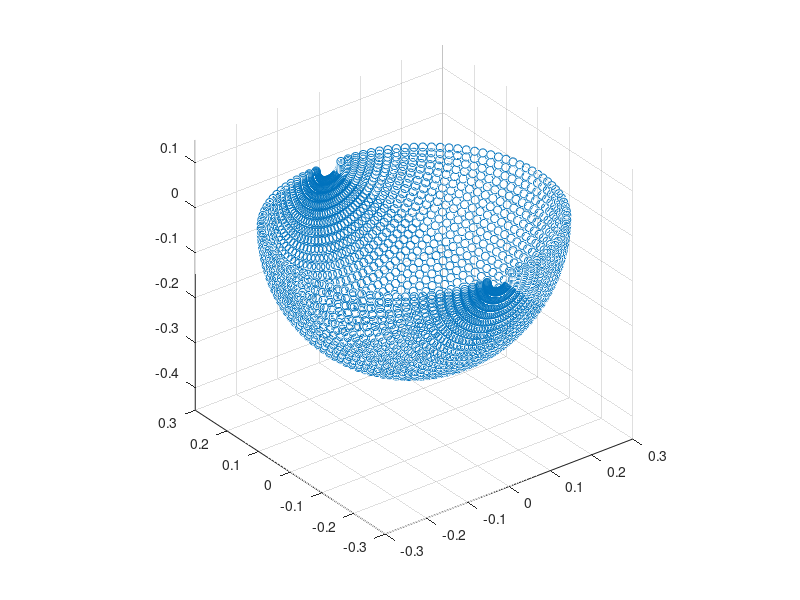

MATLAB code for this plot: (Note: this script raises an error after producing the figure.)
% RN@HMS Queen Elizabeth 
% 23/06/18
%%
clc
close all
clear all

%% 

a1 = 0.03 ;
alpha1 = 0; % TODO conside alpha as well..

n_step = 50;

phi_0 = -pi/2;
phi_t = pi/2;
delta_angle = (phi_t - phi_0)/n_step;

l1 = 0.3; % 30 cm
l2 = l1 - a1;

% Mimic the following process --
% Rotate J2 first, from its minimum. for delta_theta degrees, then let the
% arm to rotate about J1 axis from its minimum to maximum angles. This
% should yeild a circle with ite centre on the J1 axis. Suppose the origin
% of the base frame is (0 0 0), then the centre of the above mentioned
% circle should be (0, x*sin(theta), 0). Its radius should be
% DH_a1+x*sin(theta). 

pt_mat = [0 0 0];
n_row = 1;

for j2_step = 0:(n_step)
    
    % J2 rotation angle
    theta_2 = phi_0 + j2_step*delta_angle;
    
    % First work out the centre and the radius
    centre = [0 l2*sin(theta_2) -a1-l2*cos(theta_2)];
    radius = abs(a1+l2*cos(theta_2));
    
    y = l2*sin(theta_2);
    
    % Acuqire (x? y z?) by rotation about J1.
    for j1_step = 0:(n_step)
        
        theta_1 = phi_0 + j1_step*delta_angle;
        
        x = - radius*sin(theta_1);
        z = - radius*cos(theta_1);
        
        pt_mat(n_row,:) = [x y z];
        n_row = n_row + 1;
        
    end
        
end

n_row = n_row - 1; % one step back to reflect the size of pt_mat


% Reference frame auxiliary
t3 = (-5:10)/200;
x_axis_x = t3; x_axis_y = 0*t3; x_axis_z = 0*t3;
y_axis_x = 0*t3; y_axis_y = t3; y_axis_z = 0*t3;
z_axis_x = 0*t3; z_axis_y = 0*t3; z_axis_z = t3;

        % Visualise the simulated point cloud
        figure('Name', 'Original Sphere');
        scatter3(pt_mat(:,1), pt_mat(:,2), pt_mat(:,3));
        axis equal;
        hold on;
        hold off;

% Try to fit a sphere
[sphere_param, residuals] = davinci_sphere_fit_least_square(pt_mat);
rms_Sphere = calculate_sphere_rms(pt_mat, sphere_param(1:3), sphere_param(4));    

        figure('Name', 'Pt Cloud & its fitted sphere');
        scatter3(pt_mat(:,1), pt_mat(:,2), pt_mat(:,3),'.');
        hold on;
        
        [x y z] = sphere;
        a = [sphere_param(1), sphere_param(2), sphere_param(3),  sphere_param(4)];
        s1=surf(x*a(1,4)+a(1,1), y*a(1,4)+a(1,2), z*a(1,4)+a(1,3));
        scatter3(sphere_param(1), sphere_param(2), sphere_param(3), 'filled');
        
        [x2 y2 z2] = sphere;
        a2 = [0, 0, 0, l1];
        s2=surf(x2*a2(1,4)+a2(1,1), y2*a2(1,4)+a2(1,2), z*a2(1,4)+a2(1,3));
        
        
        plot3(x_axis_x,x_axis_y,x_axis_z);
        plot3(y_axis_x,y_axis_y,y_axis_z);
        plot3(z_axis_x,z_axis_y,z_axis_z);
        axis equal;

